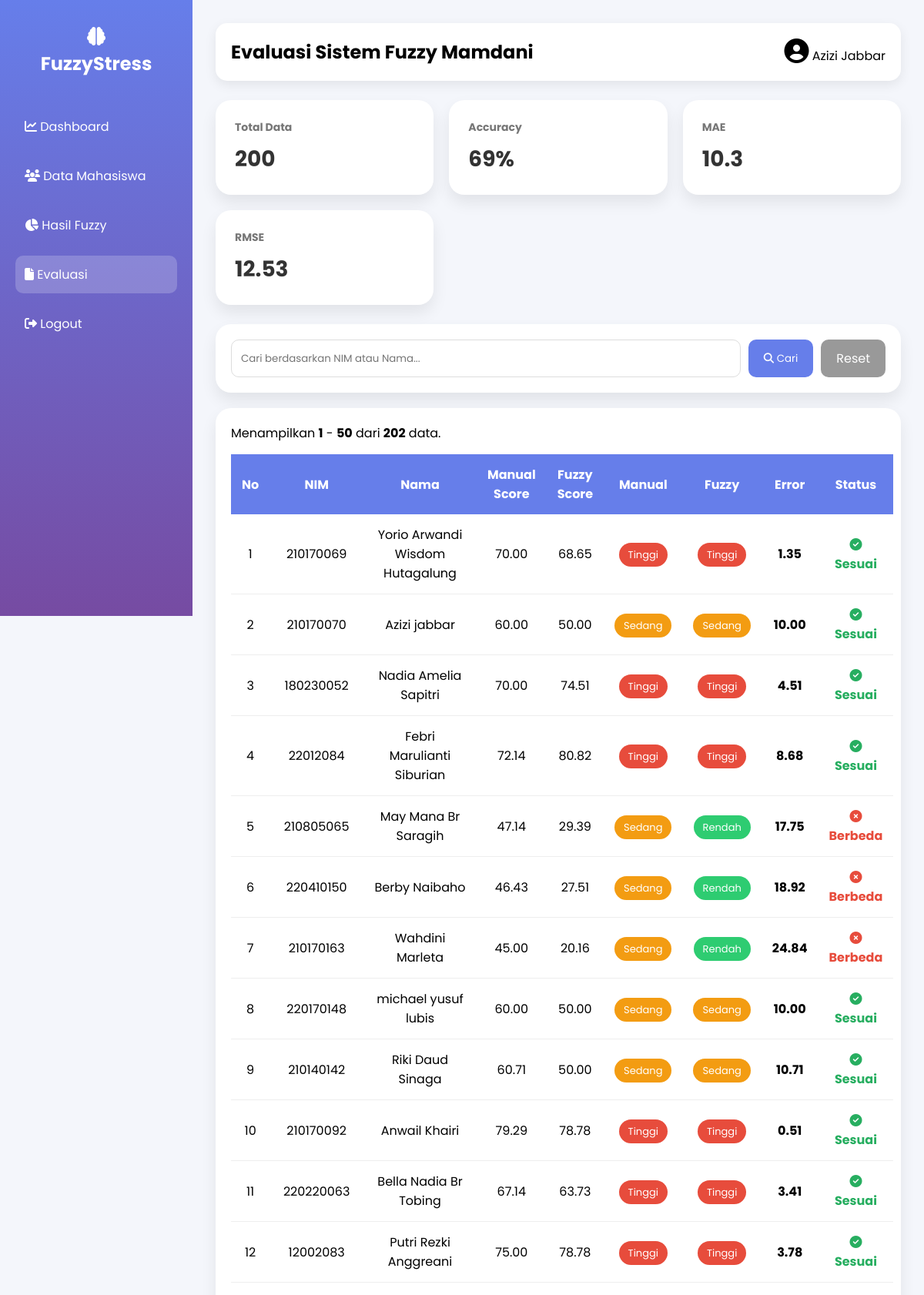
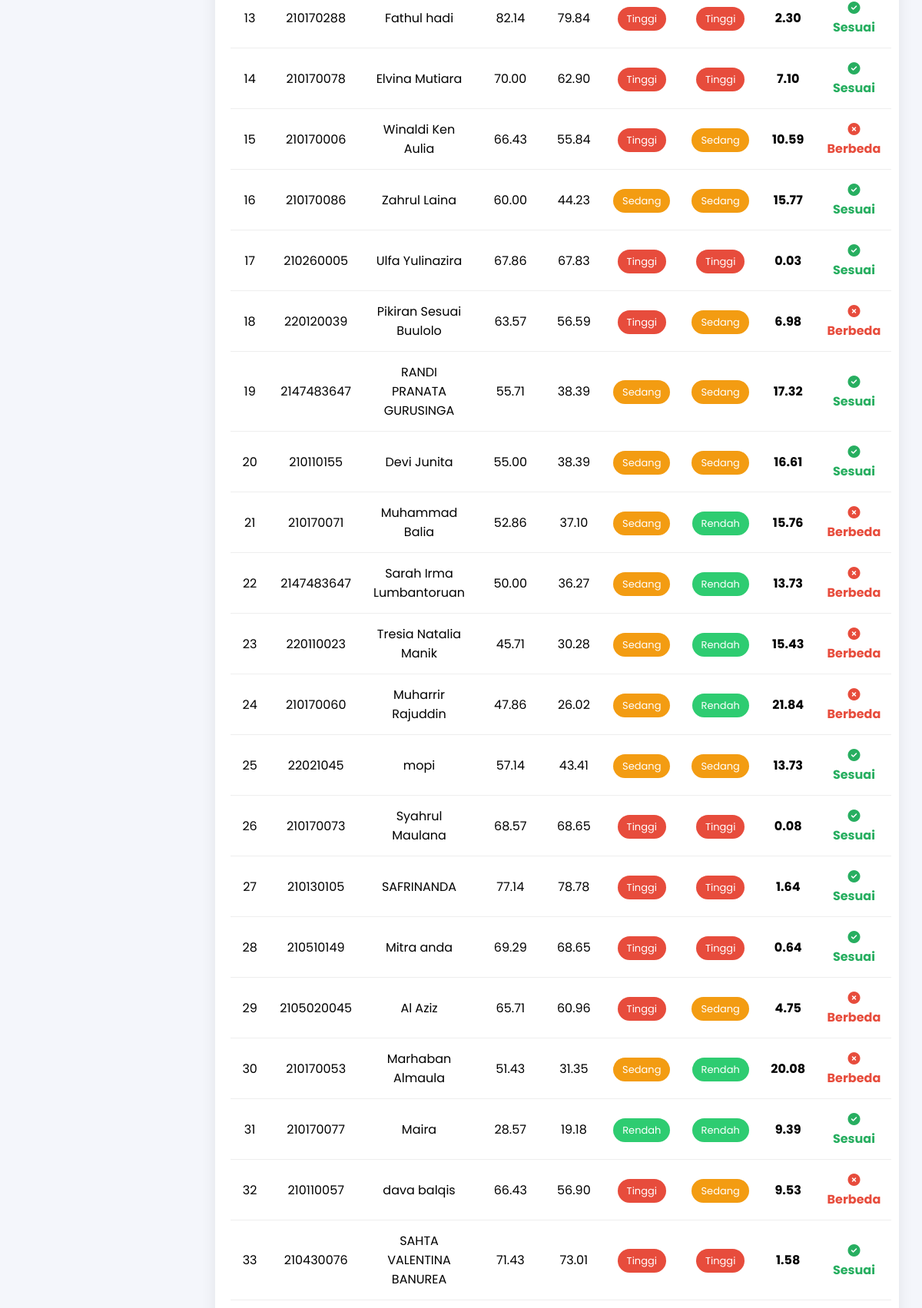
/admin/evaluasi.php (signed in, upper part), run on the app's committed database (2 pictures, top to bottom).
### tables this page shows
CREATE TABLE `hasil_perhitungan` (
  `id` int(11) NOT NULL,
  `data_id` int(11) NOT NULL,
  `score_paw` int(11) NOT NULL,
  `score_tm` int(11) NOT NULL,
  `score_pss` int(11) NOT NULL,
  `score_fs` int(11) NOT NULL,
  `score_sq` int(11) NOT NULL,
  `stress_score` decimal(10,2) NOT NULL,
  `stress_category` varchar(50) NOT NULL
);

CREATE TABLE `data` (
  `data_id` int(2) NOT NULL,
  `nim` int(20) NOT NULL,
  `nama` varchar(100) NOT NULL,
  `jurusan` varchar(100) NOT NULL,
  `semester` int(5) NOT NULL
);

CREATE TABLE `hasil_fuzzy` (
  `id` int(11) NOT NULL,
  `data_id` int(11) NOT NULL,
  `score_paw` int(11) NOT NULL,
  `score_tm` int(11) NOT NULL,
  `score_pss` int(11) NOT NULL,
  `score_fs` int(11) NOT NULL,
  `score_sq` int(11) NOT NULL,
  `norm_paw` decimal(6,2) NOT NULL,
  `norm_tm` decimal(6,2) NOT NULL,
  `norm_pss` decimal(6,2) NOT NULL,
  `norm_fs` decimal(6,2) NOT NULL,
  `norm_sq` decimal(6,2) NOT NULL,
  `stress_score` decimal(6,2) NOT NULL,
  `stress_category` varchar(20) NOT NULL,
  `created_at` timestamp NOT NULL DEFAULT current_timestamp()
);

### admin/evaluasi.php (the view, shortened to what this page needs)
<?php
include "koneksi/koneksi.php";
$batas = 50;
$halaman = isset($_GET['halaman'])
    ? (int)$_GET['halaman']
    : 1;
$mulai = ($halaman - 1) * $batas;
$keyword = "";
$queryEvaluasi = mysqli_query($conn, "
SELECT
d.data_id,
d.nim,
d.nama,
hp.stress_score AS manual_score,
hp.stress_category AS manual_category,
hf.stress_score AS fuzzy_score,
hf.stress_category AS fuzzy_category
FROM hasil_perhitungan hp
INNER JOIN hasil_fuzzy hf
ON hp.data_id = hf.data_id
INNER JOIN data d
ON d.data_id = hp.data_id
INNER JOIN (
    SELECT data_id
    FROM data
    ORDER BY data_id ASC
    LIMIT 200
) AS limited_data
ON limited_data.data_id = d.data_id
ORDER BY d.data_id ASC
");
$totalData = 0;
$correct = 0;
$totalAbsError = 0;
$totalSquaredError = 0;
while($row = mysqli_fetch_assoc($queryEvaluasi)){
$manualScore=(float)$row['manual_score'];
$fuzzyScore=(float)$row['fuzzy_score'];
$manualCategory=trim($row['manual_category']);
$fuzzyCategory=trim($row['fuzzy_category']);
if($manualCategory==$fuzzyCategory){
$correct++;
}
$absError=abs($manualScore-$fuzzyScore);
$totalAbsError+=$absError;
$totalSquaredError+=pow(($manualScore-$fuzzyScore),2);
$totalData++;
}
$accuracy = 0;
$mae = 0;
$rmse = 0;
if($totalData>0){
$accuracy=($correct/$totalData)*100;
$mae=$totalAbsError/$totalData;
$rmse=sqrt($totalSquaredError/$totalData);
}
$sql="
SELECT
d.data_id,
d.nim,
d.nama,
hp.stress_score AS manual_score,
hp.stress_category AS manual_category,
hf.stress_score AS fuzzy_score,
hf.stress_category AS fuzzy_category
FROM hasil_perhitungan hp
INNER JOIN hasil_fuzzy hf
ON hp.data_id=hf.data_id
INNER JOIN data d
ON d.data_id=hp.data_id
WHERE
d.nama LIKE '%$keyword%'
OR
d.nim LIKE '%$keyword%'
ORDER BY d.data_id ASC
LIMIT $mulai,$batas
";
$query=mysqli_query($conn,$sql);
$totalQuery=mysqli_query($conn,"
SELECT COUNT(*) total
FROM data
");
$totalMahasiswa=mysqli_fetch_assoc($totalQuery);
?>
<!DOCTYPE html>
<html lang="id">
<head>
<link rel="stylesheet"
href="https://cdnjs.cloudflare.com/ajax/libs/font-awesome/6.5.2/css/all.min.css">
</head>
<body>
<div class="sidebar">
<h2>
<i class="fas fa-brain"></i>
<br>
FuzzyStress
</h2>
<ul>
<li><a href="dashboard.php">
<i class="fas fa-chart-line"></i>
Dashboard
</a></li>
<li><a href="data.php">
<i class="fas fa-users"></i>
Data Mahasiswa
</a></li>
<li><a href="hasil.php">
<i class="fas fa-chart-pie"></i>
Hasil Fuzzy
</a></li>
<li>
<a href="evaluasi.php"
style="background:rgba(255,255,255,.2);">
<i class="fas fa-file"></></i>
Evaluasi
</a>
</li>
<li><a href="process/logout.php">
<i class="fas fa-sign-out-alt"></i>
Logout
</a></li>
</ul>
</div>
<div class="main">
<div class="navbar">
<h2>Evaluasi Sistem Fuzzy Mamdani</h2>
<div>
<i class="fas fa-user-circle fa-2x"></i>
<?= $_SESSION['nama']; ?>
</div>
</div>
<div class="cards">
<div class="card">
<h4>Total Data</h4>
<h2><?= $totalData ?></h2>
</div>
<div class="card">
<h4>Accuracy</h4>
<h2><?= round($accuracy,2) ?>%</h2>
</div>
<div class="card">
<h4>MAE</h4>
<h2><?= round($mae,2) ?></h2>
</div>
<div class="card">
<h4>RMSE</h4>
<h2><?= round($rmse,2) ?></h2>
</div>
</div>
<div class="search-box">
<form method="GET">
<input
type="text"
name="keyword"
placeholder="Cari berdasarkan NIM atau Nama..."
value="<?= htmlspecialchars($keyword); ?>">
<button type="submit">
<i class="fas fa-search"></i>
Cari
</button>
<a href="evaluasi.php">
Reset
</a>
</form>
</div>
<div class="table-box">
<p style="margin-bottom:15px;">
<?php
$jumlahDataHalaman = mysqli_num_rows($query);
$awal = ($totalData == 0) ? 0 : $mulai + 1;
$akhir = min($mulai + $jumlahDataHalaman,$totalMahasiswa['total']);
?>
Menampilkan
<b><?= $awal ?></b>
-
<b><?= $akhir ?></b>
dari
<b><?= $totalMahasiswa['total'] ?></b>
data.
</p>
<table>
<thead>
<tr>
<th>No</th>
<th>NIM</th>
<th>Nama</th>
<th>Manual Score</th>
<th>Fuzzy Score</th>
<th>Manual</th>
<th>Fuzzy</th>
<th>Error</th>
<th>Status</th>
</tr>
</thead>
<tbody>
<?php
if(mysqli_num_rows($query)>0){
$no = $mulai + 1;
while($row=mysqli_fetch_assoc($query)){
$error = abs(
$row['manual_score']
-
$row['fuzzy_score']
);
?>
<tr>
<td><?= $no++ ?></td>
<td><?= htmlspecialchars($row['nim']) ?></td>
<td><?= htmlspecialchars($row['nama']) ?></td>
<td>
<?= number_format($row['manual_score'],2) ?>
</td>
<td>
<?= number_format($row['fuzzy_score'],2) ?>
</td>
<td>
<?php
if($row['manual_category']=="Tinggi"){
echo "<span class='badge badge-red'>Tinggi</span>";
}elseif($row['manual_category']=="Sedang"){
echo "<span class='badge badge-orange'>Sedang</span>";
}else{
echo "<span class='badge badge-green'>Rendah</span>";
}
?>
</td>
<td>
<?php
if($row['fuzzy_category']=="Tinggi"){
echo "<span class='badge badge-red'>Tinggi</span>";
}elseif($row['fuzzy_category']=="Sedang"){
echo "<span class='badge badge-orange'>Sedang</span>";
}else{
echo "<span class='badge badge-green'>Rendah</span>";
}
?>
</td>
<td>
<b>
<?= number_format($error,2) ?>
</b>
</td>
<td>
<?php
if($row['manual_category']==$row['fuzzy_category']){
?>
<span
style="color:#27ae60;font-weight:bold;">
<i class="fas fa-check-circle"></i>
Sesuai
</span>
<?php
}else{
?>
<span
style="color:#e74c3c;font-weight:bold;">
<i class="fas fa-times-circle"></i>
Berbeda
</span>
<?php
}
?>
</td>
</tr>
<?php
}
}
?>
</tbody>
</table>
</div>

### admin/evaluasi.php (style rules this page uses)
* { margin:0; padding:0; box-sizing:border-box; font-family:'Poppins',sans-serif; }
body { background:#f4f6fb; display:flex; }
.sidebar { width:250px; height:100vh; background:linear-gradient(180deg,#667eea,#764ba2); position:fixed; left:0; top:0; padding:30px 20px; color:white; }
.sidebar h2 { text-align:center; margin-bottom:40px; }
.sidebar ul { list-style:none; }
.sidebar ul li { margin:15px 0; }
.sidebar ul li a { display:block; padding:12px; border-radius:10px; text-decoration:none; color:white; transition:.3s; }
.main { margin-left:250px; width:calc(100% - 250px); padding:30px; }
.navbar { background:white; padding:20px; border-radius:15px; display:flex; justify-content:space-between; align-items:center; box-shadow:0 5px 15px rgba(0,0,0,.08); margin-bottom:25px; }
.cards { display:grid; grid-template-columns:repeat(auto-fit,minmax(220px,1fr)); gap:20px; margin-bottom:25px; }
.card { background:white; padding:25px; border-radius:20px; box-shadow:0 10px 20px rgba(0,0,0,.08); }
.card h4 { font-size:14px; color:#777; }
.card h2 { margin-top:10px; font-size:28px; color:#333; }
.search-box { background:white; padding:20px; border-radius:20px; box-shadow:0 10px 20px rgba(0,0,0,.08); margin-bottom:20px; }
.search-box form { display:flex; gap:10px; flex-wrap:wrap; }
.search-box input { flex:1; padding:12px; border:1px solid #ddd; border-radius:10px; }
.search-box button { padding:12px 20px; border:none; background:#667eea; color:white; border-radius:10px; cursor:pointer; }
.search-box a { padding:12px 20px; background:#999; color:white; text-decoration:none; border-radius:10px; }
.table-box { background:white; padding:20px; border-radius:20px; box-shadow:0 10px 20px rgba(0,0,0,.08); margin-top:20px; overflow-x:auto; }
table { width:100%; border-collapse:collapse; }
table th { background:#667eea; color:white; padding:14px; text-align:center; }
table td { padding:14px; border-bottom:1px solid #eee; text-align:center; }
.badge { padding:6px 12px; border-radius:30px; color:white; font-size:13px; }
.badge-red { background:#e74c3c; }
.badge-orange { background:#f39c12; }
.badge-green { background:#2ecc71; }

### data on the page
hasil_perhitungan: data.nim "210170069", data.nama "Yorio Arwandi Wisdom Hutagalung", stress_score "70.00", hasil_fuzzy.stress_score "68.65", stress_category "Tinggi", stress_score.stress_score "1.35"
hasil_perhitungan: data.nim "210170070", data.nama "Azizi jabbar", stress_score "60.00", hasil_fuzzy.stress_score "50.00", stress_category "Sedang", stress_score.stress_score "10.00"
hasil_perhitungan: data.nim "180230052", data.nama "Nadia Amelia Sapitri", stress_score "70.00", hasil_fuzzy.stress_score "74.51", stress_category "Tinggi", stress_score.stress_score "4.51"
hasil_perhitungan: data.nim "22012084", data.nama "Febri Marulianti Siburian", stress_score "72.14", hasil_fuzzy.stress_score "80.82", stress_category "Tinggi", stress_score.stress_score "8.68"
hasil_perhitungan: data.nim "210805065", data.nama "May Mana Br Saragih", stress_score "47.14", hasil_fuzzy.stress_score "29.39", stress_category "Sedang", shows "Rendah", stress_score.stress_score "17.75"
hasil_perhitungan: data.nim "220410150", data.nama "Berby Naibaho", stress_score "46.43", hasil_fuzzy.stress_score "27.51", stress_category "Sedang", shows "Rendah", stress_score.stress_score "18.92"
hasil_perhitungan: data.nim "210170163", data.nama "Wahdini Marleta", stress_score "45.00", hasil_fuzzy.stress_score "20.16", stress_category "Sedang", shows "Rendah", stress_score.stress_score "24.84"
hasil_perhitungan: data.nim "220170148", data.nama "michael yusuf lubis", stress_score "60.00", hasil_fuzzy.stress_score "50.00", stress_category "Sedang", stress_score.stress_score "10.00"
hasil_perhitungan: data.nim "210140142", data.nama "Riki Daud Sinaga", stress_score "60.71", hasil_fuzzy.stress_score "50.00", stress_category "Sedang", stress_score.stress_score "10.71"
hasil_perhitungan: data.nim "210170092", data.nama "Anwail Khairi", stress_score "79.29", hasil_fuzzy.stress_score "78.78", stress_category "Tinggi", stress_score.stress_score "0.51"
hasil_perhitungan: data.nim "220220063", data.nama "Bella Nadia Br Tobing", stress_score "67.14", hasil_fuzzy.stress_score "63.73", stress_category "Tinggi", stress_score.stress_score "3.41"
hasil_perhitungan: data.nim "12002083", data.nama "Putri Rezki Anggreani", stress_score "75.00", hasil_fuzzy.stress_score "78.78", stress_category "Tinggi", stress_score.stress_score "3.78"
hasil_perhitungan: data.nim "210170288", data.nama "Fathul hadi", stress_score "82.14", hasil_fuzzy.stress_score "79.84", stress_category "Tinggi", stress_score.stress_score "2.30"
hasil_perhitungan: data.nim "210170078", data.nama "Elvina Mutiara", stress_score "70.00", hasil_fuzzy.stress_score "62.90", stress_category "Tinggi", stress_score.stress_score "7.10"
hasil_perhitungan: data.nim "210170006", data.nama "Winaldi Ken Aulia", stress_score "66.43", hasil_fuzzy.stress_score "55.84", stress_category "Tinggi", shows "Sedang", stress_score.stress_score "10.59"
hasil_perhitungan: data.nim "210170086", data.nama "Zahrul Laina", stress_score "60.00", hasil_fuzzy.stress_score "44.23", stress_category "Sedang", stress_score.stress_score "15.77"
hasil_perhitungan: data.nim "210260005", data.nama "Ulfa Yulinazira", stress_score "67.86", hasil_fuzzy.stress_score "67.83", stress_category "Tinggi", stress_score.stress_score "0.03"
hasil_perhitungan: data.nim "220120039", data.nama "Pikiran Sesuai Buulolo", stress_score "63.57", hasil_fuzzy.stress_score "56.59", stress_category "Tinggi", shows "Sedang", stress_score.stress_score "6.98"
hasil_perhitungan: data.nim "2147483647", data.nama "RANDI PRANATA GURUSINGA", stress_score "55.71", hasil_fuzzy.stress_score "38.39", stress_category "Sedang", stress_score.stress_score "17.32"
hasil_perhitungan: data.nim "210110155", data.nama "Devi Junita", stress_score "55.00", hasil_fuzzy.stress_score "38.39", stress_category "Sedang", stress_score.stress_score "16.61"
hasil_perhitungan: data.nim "210170071", data.nama "Muhammad Balia", stress_score "52.86", hasil_fuzzy.stress_score "37.10", stress_category "Sedang", shows "Rendah", stress_score.stress_score "15.76"
hasil_perhitungan: data.nim "2147483647", data.nama "Sarah Irma Lumbantoruan", stress_score "50.00", hasil_fuzzy.stress_score "36.27", stress_category "Sedang", shows "Rendah", stress_score.stress_score "13.73"
hasil_perhitungan: data.nim "220110023", data.nama "Tresia Natalia Manik", stress_score "45.71", hasil_fuzzy.stress_score "30.28", stress_category "Sedang", shows "Rendah", stress_score.stress_score "15.43"
hasil_perhitungan: data.nim "210170060", data.nama "Muharrir Rajuddin", stress_score "47.86", hasil_fuzzy.stress_score "26.02", stress_category "Sedang", shows "Rendah", stress_score.stress_score "21.84"
hasil_perhitungan: data.nim "22021045", data.nama "mopi", stress_score "57.14", hasil_fuzzy.stress_score "43.41", stress_category "Sedang", stress_score.stress_score "13.73"
hasil_perhitungan: data.nim "210170073", data.nama "Syahrul Maulana", stress_score "68.57", hasil_fuzzy.stress_score "68.65", stress_category "Tinggi", stress_score.stress_score "0.08"
hasil_perhitungan: data.nim "210130105", data.nama "SAFRINANDA", stress_score "77.14", hasil_fuzzy.stress_score "78.78", stress_category "Tinggi", stress_score.stress_score "1.64"
hasil_perhitungan: data.nim "210510149", data.nama "Mitra anda", stress_score "69.29", hasil_fuzzy.stress_score "68.65", stress_category "Tinggi", stress_score.stress_score "0.64"
hasil_perhitungan: data.nim "2105020045", data.nama "Al Aziz", stress_score "65.71", hasil_fuzzy.stress_score "60.96", stress_category "Tinggi", shows "Sedang", stress_score.stress_score "4.75"
hasil_perhitungan: data.nim "210170053", data.nama "Marhaban Almaula", stress_score "51.43", hasil_fuzzy.stress_score "31.35", stress_category "Sedang", shows "Rendah", stress_score.stress_score "20.08"
hasil_perhitungan: data.nim "210170077", data.nama "Maira", stress_score "28.57", hasil_fuzzy.stress_score "19.18", stress_category "Rendah", stress_score.stress_score "9.39"
hasil_perhitungan: data.nim "210110057", data.nama "dava balqis", stress_score "66.43", hasil_fuzzy.stress_score "56.90", stress_category "Tinggi", shows "Sedang", stress_score.stress_score "9.53"
hasil_perhitungan: data.nim "210430076", data.nama "SAHTA VALENTINA BANUREA", stress_score "71.43", hasil_fuzzy.stress_score "73.01", stress_category "Tinggi", stress_score.stress_score "1.58"

### other printed values
$_SESSION['nama'] "Azizi Jabbar"
$totalData "200"
$accuracy "69"
$mae "10.3"
$rmse "12.53"
$awal "1"
$akhir "50"
$totalMahasiswa['total'] "202"
